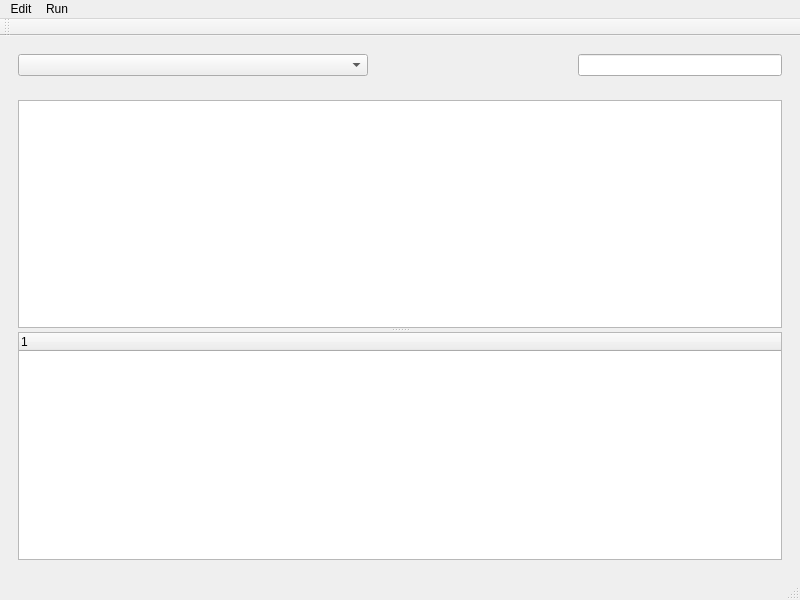
<?xml version="1.0" encoding="UTF-8"?>
<ui version="4.0">
 <class>MainWindow</class>
 <widget class="QMainWindow" name="MainWindow">
  <property name="geometry">
   <rect>
    <x>0</x>
    <y>0</y>
    <width>800</width>
    <height>600</height>
   </rect>
  </property>
  <property name="windowTitle">
   <string>MainWindow</string>
  </property>
  <widget class="QWidget" name="centralwidget">
   <layout class="QVBoxLayout" name="verticalLayout_2">
    <item>
     <widget class="QWidget" name="widget" native="true">
      <layout class="QHBoxLayout" name="horizontalLayout">
       <item>
        <widget class="QComboBox" name="comboBox">
         <property name="minimumSize">
          <size>
           <width>350</width>
           <height>0</height>
          </size>
         </property>
        </widget>
       </item>
       <item>
        <spacer name="horizontalSpacer">
         <property name="orientation">
          <enum>Qt::Horizontal</enum>
         </property>
         <property name="sizeHint" stdset="0">
          <size>
           <width>40</width>
           <height>20</height>
          </size>
         </property>
        </spacer>
       </item>
       <item>
        <widget class="QLineEdit" name="lineEdit"/>
       </item>
      </layout>
     </widget>
    </item>
    <item>
     <widget class="QWidget" name="widget_2" native="true">
      <layout class="QVBoxLayout" name="verticalLayout">
       <item>
        <widget class="QSplitter" name="splitter">
         <property name="orientation">
          <enum>Qt::Vertical</enum>
         </property>
         <widget class="QTableWidget" name="tableWidget"/>
         <widget class="QTreeWidget" name="treeWidget">
          <column>
           <property name="text">
            <string notr="true">1</string>
           </property>
          </column>
         </widget>
        </widget>
       </item>
      </layout>
     </widget>
    </item>
   </layout>
  </widget>
  <widget class="QMenuBar" name="menubar">
   <property name="geometry">
    <rect>
     <x>0</x>
     <y>0</y>
     <width>800</width>
     <height>26</height>
    </rect>
   </property>
   <widget class="QMenu" name="menurun">
    <property name="title">
     <string>Run</string>
    </property>
    <addaction name="actionstart_capture"/>
    <addaction name="actionclear_all"/>
   </widget>
   <widget class="QMenu" name="menuedit">
    <property name="title">
     <string>Edit</string>
    </property>
    <addaction name="actionup"/>
    <addaction name="actiondown"/>
    <addaction name="actionTop"/>
    <addaction name="actionEnd"/>
   </widget>
   <addaction name="menuedit"/>
   <addaction name="menurun"/>
  </widget>
  <widget class="QStatusBar" name="statusbar"/>
  <widget class="QToolBar" name="toolBar">
   <property name="windowTitle">
    <string>toolBar</string>
   </property>
   <attribute name="toolBarArea">
    <enum>TopToolBarArea</enum>
   </attribute>
   <attribute name="toolBarBreak">
    <bool>false</bool>
   </attribute>
  </widget>
  <action name="actionstart_capture">
   <property name="icon">
    <iconset resource="src.qrc">
     <normaloff>:/start.png</normaloff>:/start.png</iconset>
   </property>
   <property name="text">
    <string>start/stop</string>
   </property>
  </action>
  <action name="actionclear_all">
   <property name="icon">
    <iconset resource="src.qrc">
     <normaloff>:/empty.png</normaloff>:/empty.png</iconset>
   </property>
   <property name="text">
    <string>clear</string>
   </property>
  </action>
  <action name="actionup">
   <property name="icon">
    <iconset resource="src.qrc">
     <normaloff>:/up.png</normaloff>:/up.png</iconset>
   </property>
   <property name="text">
    <string>up</string>
   </property>
  </action>
  <action name="actiondown">
   <property name="icon">
    <iconset resource="src.qrc">
     <normaloff>:/down.png</normaloff>:/down.png</iconset>
   </property>
   <property name="text">
    <string>down</string>
   </property>
  </action>
  <action name="actionTop">
   <property name="icon">
    <iconset resource="src.qrc">
     <normaloff>:/upest.png</normaloff>:/upest.png</iconset>
   </property>
   <property name="text">
    <string>Top</string>
   </property>
  </action>
  <action name="actionEnd">
   <property name="icon">
    <iconset resource="src.qrc">
     <normaloff>:/downest.png</normaloff>:/downest.png</iconset>
   </property>
   <property name="text">
    <string>End</string>
   </property>
  </action>
 </widget>
 <resources>
  <include location="src.qrc"/>
 </resources>
 <connections/>
</ui>
